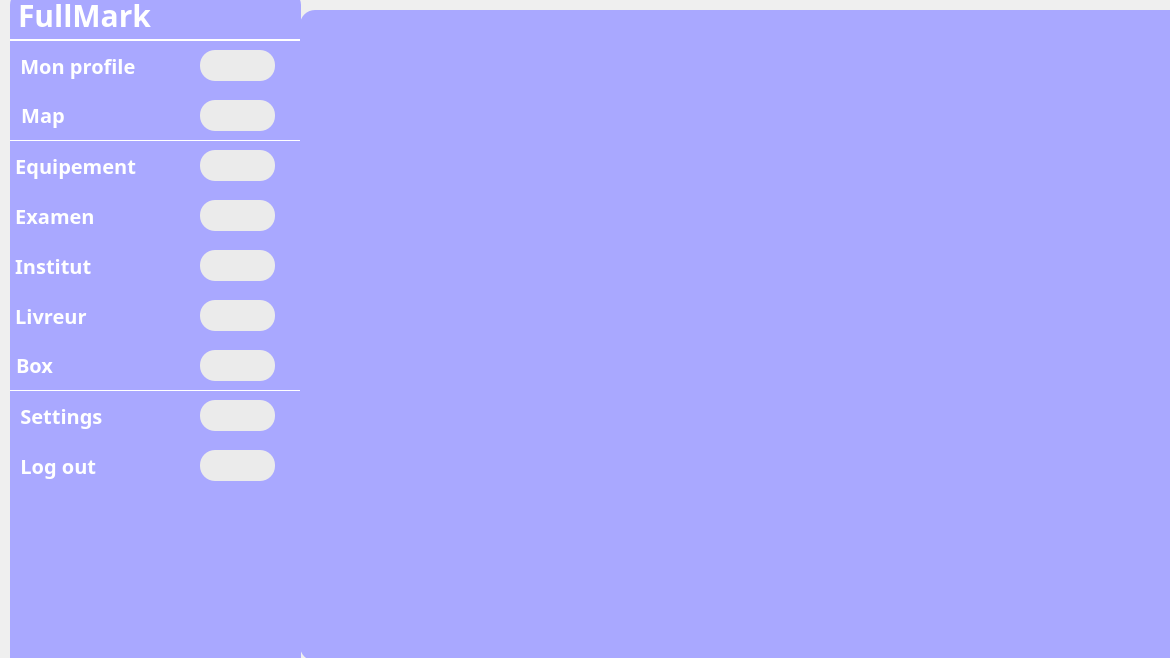
<?xml version="1.0" encoding="UTF-8"?>
<ui version="4.0">
 <class>Form</class>
 <widget class="QWidget" name="Form">
  <property name="geometry">
   <rect>
    <x>0</x>
    <y>0</y>
    <width>1170</width>
    <height>658</height>
   </rect>
  </property>
  <property name="windowTitle">
   <string>Form</string>
  </property>
  <property name="styleSheet">
   <string notr="true">*{
font-family:century gothic ;
font-size:24px;
border:none;
}
#payment_pdf QPushButton{
color:white;
background:#EBEBEB;
border-radius:15px ;
}
#payment_pdf QPushButton:hover{
color:white;
background:white;
border-radius:15px ;
}

QDialog{
background:white;
border-radius:15px ;

}
QComboBox{color:white;
background:#8685F5;
border-radius:15px ;}
QComboBox:hover{
color:white;
background:#6563FF;
border-radius:15px ;
}
QTableView{
background:#EDEDED;
}

QFrame{
background:white;
}
QStackedWidget{
background:#A9A8FF;
border-radius:15px ;
}
QTabWidget{

background:#A9A8FF;

}
#tab{
background:transparent;
border:10px solid #A9A8FF;
border-radius:0px;
}
#tab_2{
background:transparent;
border:10px solid #A9A8FF;
border-radius:0px;
}
#leftMenu{
background:#A9A8FF;
}
#leftMenu:hover{
background:#A9A8FF;

}
QToolButton{
background:#A9A8FF;
border-radius:60px;
}
QLabel{
color:#6563FF;
}
#leftMenu QLabel{
color:white;
}
QPushButton{
color:white;
background:#8685F5;
border-radius:15px ;
}
QPushButton:hover
{
color:white;
background:#6563FF;
border-radius:15px ;
}
#leftMenu QPushButton{
color:white;
background:#EBEBEB;
border-radius:15px ;
}
#leftMenu QPushButton:hover
{
color:white;
background:white;
border-radius:15px ;
}
QLineEdit{
background:transparent;
border-radius:14px;
border:none;
color:#717072;
border-bottom:1px solid #717072;

}
QLineEdit:hover{
color:black;
border-bottom:1px solid #6563FF;
}
#client1{
background:white;
}
#client2{
background:white;
}
#client1:hover{
}
#client2:hover{
}
#client_statistic1{
background:white;
}
#client_statistic2{
background:white;
}
#client_statistic1:hover{
}
#client_statistic2:hover{
}

/*payment page */
#payment1{
background:white;
}
#payment2{
background:white;
}
#payment1:hover{
}
#payment2:hover{
}
#payment_statistic1{
background:white;
}
#payment_statistic2{
background:white;
}
#payment_statistic1:hover{
}
#payment_statistic2:hover{
}
#payment_tab1{
background:transparent;
border:10px solid #A9A8FF;
border-radius:0px;
}
#payment_tab2{
background:transparent;
border:10px solid #A9A8FF;
border-radius:0px;
}
/*-------------------------------------*/

/*reservation page */
#reservation1{
background:white;
}
#reservation2{
background:white;
}
#reservation1:hover{
}
#reservation:hover{
}
#reservation_statistic1{
background:white;
}
#reservation_statistic2{
background:white;
}
#reservation_statistic1:hover{
}
#reservation_statistic2:hover{
}
#reservation_tab1{
background:transparent;
border:10px solid #A9A8FF;
border-radius:0px;
}
#reservation_tab2{
background:transparent;
border:10px solid #A9A8FF;
border-radius:0px;
}
/*-------------------------------------*/

/*employee page */
#employee1{
background:white;
}
#employee2{
background:white;
}
#employee1:hover{
}
#employee2:hover{
}
#employee_statistic1{
background:white;
}
#employee_statistic2{
background:white;
}
#employee_statistic1:hover{
}
#employee_statistic2:hover{
}
#employee_tab1{
background:transparent;
border:10px solid #A9A8FF;
border-radius:0px;
}
#employee_tab2{
background:transparent;
border:10px solid #A9A8FF;
border-radius:0px;
}
/*-------------------------------------*/


/*accommodation page */
#accommodation1{
background:white;
}
#accommodation2{
background:white;
}
#accommodation1:hover{
}
#accommodation2:hover{
}
#accommodation_statistic1{
background:white;
}
#accommodation_statistic2{
background:white;
}
#accommodation_statistic1:hover{
}
#accommodation_statistic2:hover{
}
#accommodation_tab1{
background:transparent;
border:10px solid #A9A8FF ;
border-radius:0px;


}
#accommodation_tab2{
background:transparent;
border:10px solid #A9A8FF;
border-radius:0px;
}

/*-------------------------------------*/


QListWidget{
background:#EDEDED;
}
#label_6:hover{
text-decoration: underline;
}
#label_7:hover{
text-decoration: underline;
}</string>
  </property>
  <widget class="QWidget" name="leftMenu" native="true">
   <property name="geometry">
    <rect>
     <x>10</x>
     <y>-10</y>
     <width>291</width>
     <height>731</height>
    </rect>
   </property>
   <property name="styleSheet">
    <string notr="true">border-radius:15px;</string>
   </property>
   <widget class="QPushButton" name="pushButton_4">
    <property name="geometry">
     <rect>
      <x>190</x>
      <y>310</y>
      <width>75</width>
      <height>31</height>
     </rect>
    </property>
    <property name="text">
     <string/>
    </property>
    <property name="icon">
     <iconset>
      <normaloff>:/feather (3)/users.svg</normaloff>:/feather (3)/users.svg</iconset>
    </property>
    <property name="iconSize">
     <size>
      <width>28</width>
      <height>28</height>
     </size>
    </property>
   </widget>
   <widget class="QLabel" name="label_5">
    <property name="geometry">
     <rect>
      <x>0</x>
      <y>0</y>
      <width>291</width>
      <height>51</height>
     </rect>
    </property>
    <property name="styleSheet">
     <string notr="true">background:transparent;
border-radius:0px;
border-bottom:2px solid white;
font-size:30px;
font-weight:700;</string>
    </property>
    <property name="text">
     <string>FullMark</string>
    </property>
   </widget>
   <widget class="QLabel" name="label_6">
    <property name="geometry">
     <rect>
      <x>0</x>
      <y>50</y>
      <width>231</width>
      <height>51</height>
     </rect>
    </property>
    <property name="styleSheet">
     <string notr="true">background:transparent;
border-radius:0px;
font-size:20px;
font-weight:700;

</string>
    </property>
    <property name="text">
     <string>  Mon profile</string>
    </property>
   </widget>
   <widget class="QLabel" name="label_7">
    <property name="geometry">
     <rect>
      <x>0</x>
      <y>400</y>
      <width>291</width>
      <height>51</height>
     </rect>
    </property>
    <property name="styleSheet">
     <string notr="true">background:transparent;
border-radius:0px;
font-size:20px;
font-weight:700;


</string>
    </property>
    <property name="text">
     <string>  Settings</string>
    </property>
   </widget>
   <widget class="QPushButton" name="pushButton_8">
    <property name="geometry">
     <rect>
      <x>190</x>
      <y>60</y>
      <width>75</width>
      <height>31</height>
     </rect>
    </property>
    <property name="text">
     <string/>
    </property>
    <property name="icon">
     <iconset>
      <normaloff>:/feather (3)/user.svg</normaloff>:/feather (3)/user.svg</iconset>
    </property>
    <property name="iconSize">
     <size>
      <width>28</width>
      <height>28</height>
     </size>
    </property>
   </widget>
   <widget class="QPushButton" name="pushButton_9">
    <property name="geometry">
     <rect>
      <x>190</x>
      <y>410</y>
      <width>75</width>
      <height>31</height>
     </rect>
    </property>
    <property name="text">
     <string/>
    </property>
    <property name="icon">
     <iconset resource="icons.qrc">
      <normaloff>:/ressources/settings.svg</normaloff>:/ressources/settings.svg</iconset>
    </property>
    <property name="iconSize">
     <size>
      <width>24</width>
      <height>24</height>
     </size>
    </property>
   </widget>
   <widget class="QLabel" name="label_8">
    <property name="geometry">
     <rect>
      <x>0</x>
      <y>150</y>
      <width>231</width>
      <height>51</height>
     </rect>
    </property>
    <property name="styleSheet">
     <string notr="true">background:transparent;
border-radius:0px;
font-size:20px;
font-weight:700;

</string>
    </property>
    <property name="text">
     <string> Equipement</string>
    </property>
   </widget>
   <widget class="QPushButton" name="pushButton">
    <property name="geometry">
     <rect>
      <x>190</x>
      <y>160</y>
      <width>75</width>
      <height>31</height>
     </rect>
    </property>
    <property name="text">
     <string/>
    </property>
    <property name="icon">
     <iconset>
      <normaloff>:/feather (3)/users.svg</normaloff>:/feather (3)/users.svg</iconset>
    </property>
    <property name="iconSize">
     <size>
      <width>28</width>
      <height>28</height>
     </size>
    </property>
   </widget>
   <widget class="QLabel" name="label_9">
    <property name="geometry">
     <rect>
      <x>0</x>
      <y>200</y>
      <width>231</width>
      <height>51</height>
     </rect>
    </property>
    <property name="styleSheet">
     <string notr="true">background:transparent;
border-radius:0px;
font-size:20px;
font-weight:700;

</string>
    </property>
    <property name="text">
     <string> Examen</string>
    </property>
   </widget>
   <widget class="QPushButton" name="pushButton_2">
    <property name="geometry">
     <rect>
      <x>190</x>
      <y>210</y>
      <width>75</width>
      <height>31</height>
     </rect>
    </property>
    <property name="text">
     <string/>
    </property>
    <property name="icon">
     <iconset>
      <normaloff>:/feather (3)/shopping-cart.svg</normaloff>:/feather (3)/shopping-cart.svg</iconset>
    </property>
    <property name="iconSize">
     <size>
      <width>28</width>
      <height>28</height>
     </size>
    </property>
   </widget>
   <widget class="QLabel" name="label_10">
    <property name="geometry">
     <rect>
      <x>0</x>
      <y>250</y>
      <width>231</width>
      <height>51</height>
     </rect>
    </property>
    <property name="styleSheet">
     <string notr="true">background:transparent;
border-radius:0px;
font-size:20px;
font-weight:700;

</string>
    </property>
    <property name="text">
     <string> Institut</string>
    </property>
   </widget>
   <widget class="QPushButton" name="pushButton_3">
    <property name="geometry">
     <rect>
      <x>190</x>
      <y>260</y>
      <width>75</width>
      <height>31</height>
     </rect>
    </property>
    <property name="text">
     <string/>
    </property>
    <property name="icon">
     <iconset>
      <normaloff>:/feather (3)/calendar.svg</normaloff>:/feather (3)/calendar.svg</iconset>
    </property>
    <property name="iconSize">
     <size>
      <width>28</width>
      <height>28</height>
     </size>
    </property>
   </widget>
   <widget class="QLabel" name="label_11">
    <property name="geometry">
     <rect>
      <x>0</x>
      <y>300</y>
      <width>171</width>
      <height>51</height>
     </rect>
    </property>
    <property name="styleSheet">
     <string notr="true">background:transparent;
border-radius:0px;
font-size:20px;
font-weight:700;

</string>
    </property>
    <property name="text">
     <string> Livreur</string>
    </property>
   </widget>
   <widget class="QLabel" name="label_12">
    <property name="geometry">
     <rect>
      <x>0</x>
      <y>350</y>
      <width>291</width>
      <height>51</height>
     </rect>
    </property>
    <property name="styleSheet">
     <string notr="true">background:transparent;
border-radius:0px;
font-size:20px;
font-weight:700;
border-bottom:1px solid white;


</string>
    </property>
    <property name="text">
     <string>Box</string>
    </property>
   </widget>
   <widget class="QPushButton" name="pushButton_5">
    <property name="geometry">
     <rect>
      <x>190</x>
      <y>360</y>
      <width>75</width>
      <height>31</height>
     </rect>
    </property>
    <property name="text">
     <string/>
    </property>
    <property name="icon">
     <iconset>
      <normaloff>:/feather (3)/home.svg</normaloff>:/feather (3)/home.svg</iconset>
    </property>
    <property name="iconSize">
     <size>
      <width>28</width>
      <height>28</height>
     </size>
    </property>
   </widget>
   <widget class="QLabel" name="label_45">
    <property name="geometry">
     <rect>
      <x>0</x>
      <y>450</y>
      <width>291</width>
      <height>51</height>
     </rect>
    </property>
    <property name="styleSheet">
     <string notr="true">background:transparent;
border-radius:0px;
font-size:20px;
font-weight:700;



</string>
    </property>
    <property name="text">
     <string>  Log out</string>
    </property>
   </widget>
   <widget class="QPushButton" name="pushButton_24">
    <property name="geometry">
     <rect>
      <x>190</x>
      <y>460</y>
      <width>75</width>
      <height>31</height>
     </rect>
    </property>
    <property name="text">
     <string/>
    </property>
    <property name="iconSize">
     <size>
      <width>28</width>
      <height>28</height>
     </size>
    </property>
   </widget>
   <widget class="QLabel" name="label_13">
    <property name="geometry">
     <rect>
      <x>0</x>
      <y>100</y>
      <width>291</width>
      <height>51</height>
     </rect>
    </property>
    <property name="styleSheet">
     <string notr="true">background:transparent;
border-radius:0px;
font-size:20px;
font-weight:700;
border-bottom:1px solid white;


</string>
    </property>
    <property name="text">
     <string> Map</string>
    </property>
   </widget>
   <widget class="QPushButton" name="pushButton_10">
    <property name="geometry">
     <rect>
      <x>190</x>
      <y>110</y>
      <width>75</width>
      <height>31</height>
     </rect>
    </property>
    <property name="text">
     <string/>
    </property>
    <property name="icon">
     <iconset>
      <normaloff>:/feather (3)/map.svg</normaloff>:/feather (3)/map.svg</iconset>
    </property>
    <property name="iconSize">
     <size>
      <width>28</width>
      <height>28</height>
     </size>
    </property>
   </widget>
  </widget>
  <widget class="QStackedWidget" name="stackedWidget">
   <property name="geometry">
    <rect>
     <x>300</x>
     <y>10</y>
     <width>1071</width>
     <height>651</height>
    </rect>
   </property>
   <widget class="QWidget" name="page_3"/>
   <widget class="QWidget" name="page_4"/>
  </widget>
 </widget>
 <resources>
  <include location="icons.qrc"/>
 </resources>
 <connections/>
</ui>
